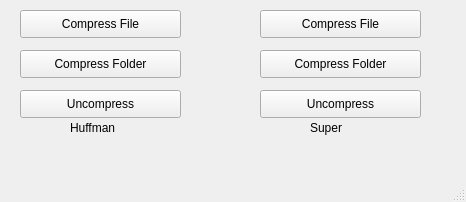
<?xml version="1.0" encoding="UTF-8"?>
<ui version="4.0">
 <class>HuffmanWindow</class>
 <widget class="QMainWindow" name="HuffmanWindow">
  <property name="geometry">
   <rect>
    <x>0</x>
    <y>0</y>
    <width>466</width>
    <height>202</height>
   </rect>
  </property>
  <property name="windowTitle">
   <string>HuffmanWindow</string>
  </property>
  <widget class="QWidget" name="centralwidget">
   <widget class="QPushButton" name="pushButton">
    <property name="geometry">
     <rect>
      <x>20</x>
      <y>50</y>
      <width>161</width>
      <height>28</height>
     </rect>
    </property>
    <property name="text">
     <string>Compress Folder</string>
    </property>
   </widget>
   <widget class="QPushButton" name="pushButton_2">
    <property name="geometry">
     <rect>
      <x>20</x>
      <y>90</y>
      <width>161</width>
      <height>28</height>
     </rect>
    </property>
    <property name="text">
     <string>Uncompress</string>
    </property>
   </widget>
   <widget class="QPushButton" name="pushButton_3">
    <property name="geometry">
     <rect>
      <x>260</x>
      <y>50</y>
      <width>161</width>
      <height>28</height>
     </rect>
    </property>
    <property name="text">
     <string>Compress Folder</string>
    </property>
   </widget>
   <widget class="QPushButton" name="pushButton_4">
    <property name="geometry">
     <rect>
      <x>260</x>
      <y>90</y>
      <width>161</width>
      <height>28</height>
     </rect>
    </property>
    <property name="text">
     <string>Uncompress</string>
    </property>
   </widget>
   <widget class="QPushButton" name="pushButton_5">
    <property name="geometry">
     <rect>
      <x>20</x>
      <y>10</y>
      <width>161</width>
      <height>28</height>
     </rect>
    </property>
    <property name="text">
     <string>Compress File</string>
    </property>
   </widget>
   <widget class="QPushButton" name="pushButton_6">
    <property name="geometry">
     <rect>
      <x>260</x>
      <y>10</y>
      <width>161</width>
      <height>28</height>
     </rect>
    </property>
    <property name="text">
     <string>Compress File</string>
    </property>
   </widget>
   <widget class="QLabel" name="label">
    <property name="geometry">
     <rect>
      <x>70</x>
      <y>120</y>
      <width>72</width>
      <height>15</height>
     </rect>
    </property>
    <property name="text">
     <string>Huffman</string>
    </property>
   </widget>
   <widget class="QLabel" name="label_2">
    <property name="geometry">
     <rect>
      <x>310</x>
      <y>120</y>
      <width>72</width>
      <height>15</height>
     </rect>
    </property>
    <property name="text">
     <string>Super</string>
    </property>
   </widget>
  </widget>
  <widget class="QMenuBar" name="menubar">
   <property name="geometry">
    <rect>
     <x>0</x>
     <y>0</y>
     <width>466</width>
     <height>26</height>
    </rect>
   </property>
  </widget>
  <widget class="QStatusBar" name="statusbar"/>
 </widget>
 <resources/>
 <connections/>
</ui>
